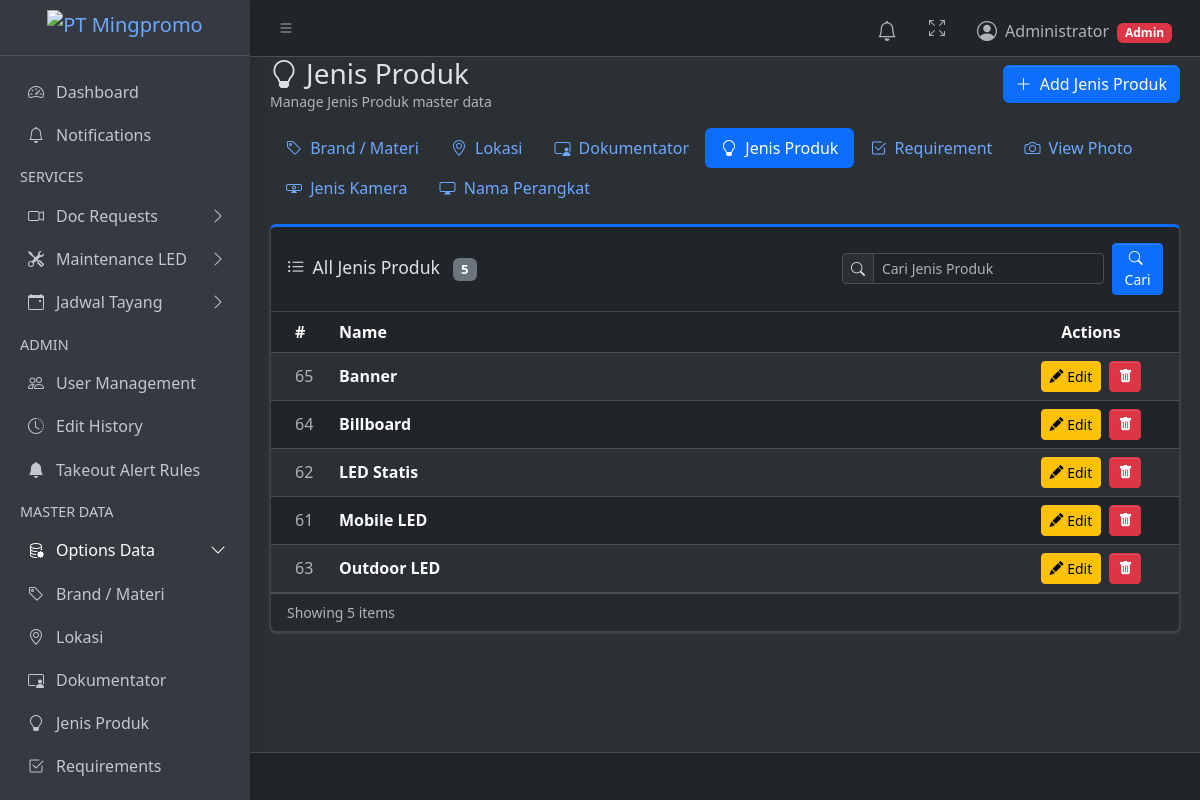
Page /master/led-type/ (signed in) on the committed database.
### products/models.py (models this page shows, shortened)
class LEDType(models.Model):
    name = models.CharField(max_length=100, unique=True)

### products/views.py (the view)
# urls.py: path("master/<slug:slug>/", views.master_data_list, name="master_data_list"),
@admin_required
def master_data_list(request, slug):
    config = MASTER_DATA_REGISTRY.get(slug)
    if not config:
        return HttpResponseForbidden("Not found.")
    search_query = _get_search_query(request)
    items = config["model"].objects.all().order_by("name")
    if search_query:
        items = items.filter(
            _pk_search_q(search_query) | Q(name__icontains=search_query)
        ).distinct()
    return render(request, "products/master_data_list.html", {
        "items": items,
        "config": config,
        "slug": slug,
        "registry": MASTER_DATA_REGISTRY,
        **_search_context(request, f"Cari {config['label']}"),
    })

### products/views.py (called while the page is built)
def _is_admin(user):
    return user.is_superuser or user.groups.filter(name="admin").exists()

def _get_search_query(request):
    return request.GET.get("q", "").strip()

def _search_context(request, placeholder):
    params = request.GET.copy()
    params.pop("page", None)
    search_query = _get_search_query(request)
    return {
        "search_query": search_query,
        "search_active": bool(search_query),
        "search_placeholder": placeholder,
        "page_query": params.urlencode(),
    }

def admin_required(view_func):
    @wraps(view_func)
    @login_required
    def wrapper(request, *args, **kwargs):
        if not _is_admin(request.user):
            return _forbidden_response(request, "Halaman ini hanya bisa diakses oleh Admin.")
        return view_func(request, *args, **kwargs)
    return wrapper

### products/templates/products/master_data_list.html (shortened to what this page needs)
{% extends "layouts/base.html" %}
{% block content %}
<div class="d-flex justify-content-between align-items-center mb-3">
  <div>
    <h3 class="mb-0"><i class="bi {{ config.icon }} me-2"></i>{{ config.label }}</h3>
    <p class="text-muted mb-0 small">Manage {{ config.label }} master data</p>
  </div>
  <button type="button" class="btn btn-primary"
          onclick="loadModal('{% url 'master_data_create' slug %}')">
    <i class="bi bi-plus-lg me-1"></i> Add {{ config.label }}
  </button>
</div>
<ul class="nav nav-pills mb-3">
  {% for s, c in registry.items %}
  <li class="nav-item">
    <a href="{% url 'master_data_list' s %}"
       class="nav-link {% if s == slug %}active{% endif %}">
      <i class="bi {{ c.icon }} me-1"></i> {{ c.label }}
    </a>
  </li>
  {% endfor %}
</ul>
<div class="card card-primary card-outline">
  <div class="card-header">
    <div class="d-flex flex-column flex-lg-row align-items-lg-center justify-content-between gap-3">
      <h3 class="card-title mb-0">
        <i class="bi bi-list-ul me-2"></i>All {{ config.label }}
        <span class="badge bg-secondary ms-2">{{ items|length }}</span>
      </h3>
      {% include "products/_table_search.html" %}
    </div>
  </div>
  <div class="card-body p-0">
    <table class="table table-striped table-hover align-middle mb-0">
      <thead>
        <tr>
          <th style="width:60px">#</th>
          <th>Name</th>
          <th style="width:160px" class="text-center">Actions</th>
        </tr>
      </thead>
      <tbody>
        {% for item in items %}
        <tr>
          <td class="text-muted">{{ item.id }}</td>
          <td class="fw-semibold">{{ item.name }}</td>
          <td class="text-center">
            <button type="button" class="btn btn-sm btn-warning me-1"
                    onclick="loadModal('{% url 'master_data_edit' slug item.id %}')" title="Edit">
              <i class="bi bi-pencil-fill"></i> Edit
            </button>
            <button type="button" class="btn btn-sm btn-danger"
                    onclick="loadModal('{% url 'master_data_delete' slug item.id %}')" title="Delete">
              <i class="bi bi-trash-fill"></i>
            </button>
          </td>
        </tr>
        {% endfor %}
      </tbody>
    </table>
  </div>
  {% if items %}
  <div class="card-footer text-muted small">
    Showing {{ items|length }} item{{ items|length|pluralize }}{% if search_active %} for "{{ search_query }}"{% endif %}
  </div>
  {% endif %}
</div>
{% endblock %}

### products/templates/layouts/header.html (shortened to what this page needs)
<nav class="app-header navbar navbar-expand bg-body">
  <div class="container-fluid">
    <ul class="navbar-nav">
      <li class="nav-item">
        <a class="nav-link" data-lte-toggle="sidebar" href="#" role="button">
          <i class="bi bi-list"></i>
        </a>
      </li>
    </ul>
    <ul class="navbar-nav ms-auto">
      <li class="nav-item dropdown" id="notification-center" data-summary-url="{% url 'notification_summary' %}">
        <a href="#" class="nav-link position-relative" data-bs-toggle="dropdown" aria-expanded="false">
          <i class="bi bi-bell fs-5"></i>
        </a>
      </li>
      <li class="nav-item">
        <a class="nav-link" href="#" data-lte-toggle="fullscreen">
          <i data-lte-icon="maximize" class="bi bi-arrows-fullscreen"></i>
        </a>
      </li>
      <li class="nav-item dropdown user-menu">
        <a href="#" class="nav-link dropdown-toggle" data-bs-toggle="dropdown">
          <span class="d-flex align-items-center gap-2">
            <i class="bi bi-person-circle fs-5"></i>
            <span class="d-none d-md-inline">
              {{ user.get_full_name|default:user.username }}
              {% if user.is_superuser or user.groups.all.0.name == "admin" %}
              <span class="badge text-bg-danger ms-1">Admin</span>
              {% else %}
              <span class="badge text-bg-info ms-1">Staff</span>
              {% endif %}
            </span>
          </span>
        </a>
      </li>
    </ul>
  </div>
</nav>

### rows in the picture
LEDType: id "65", name "Banner"
LEDType: id "64", name "Billboard"
LEDType: id "62", name "LED Statis"
LEDType: id "61", name "Mobile LED"
LEDType: id "63", name "Outdoor LED"

### other values in the picture
{{ user.get_full_name|default:user.username }} "Administrator"
{{ config.label }} "Jenis Produk"
{{ c.label }} "Brand / Materi" "Lokasi" "Dokumentator" "Jenis Produk" "Requirement" "View Photo" "Jenis Kamera" "Nama Perangkat"
{{ items|length }} "5"
